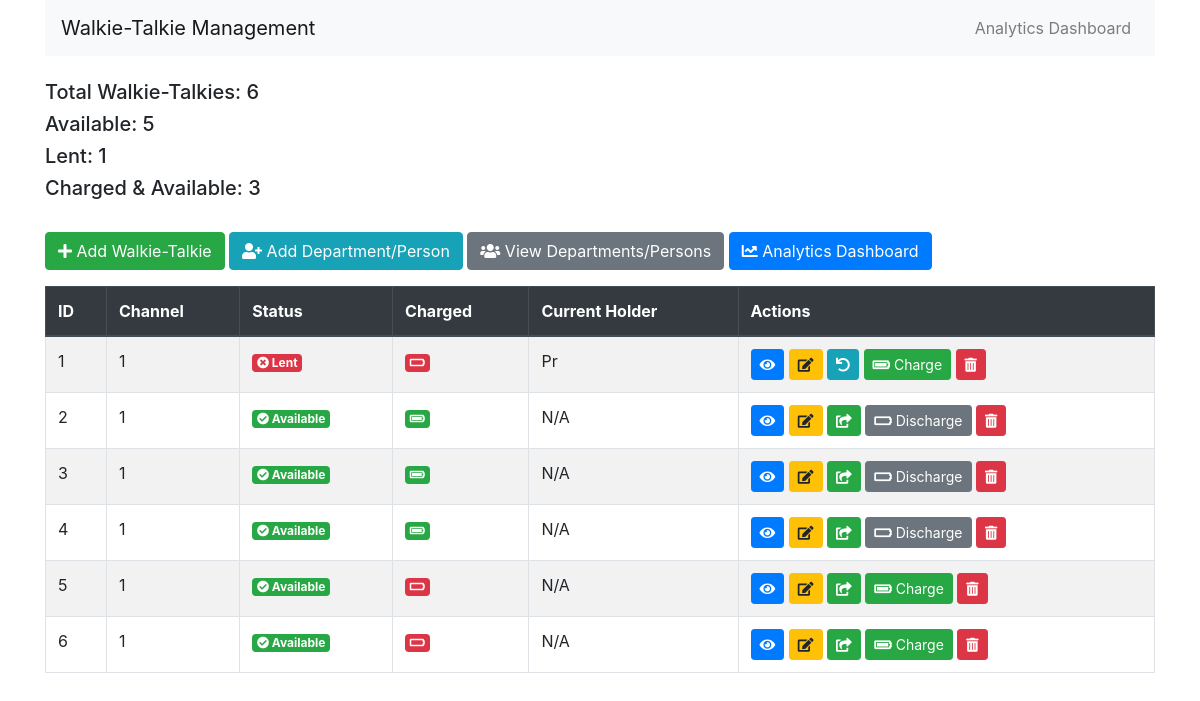
Before: / with the older database file.
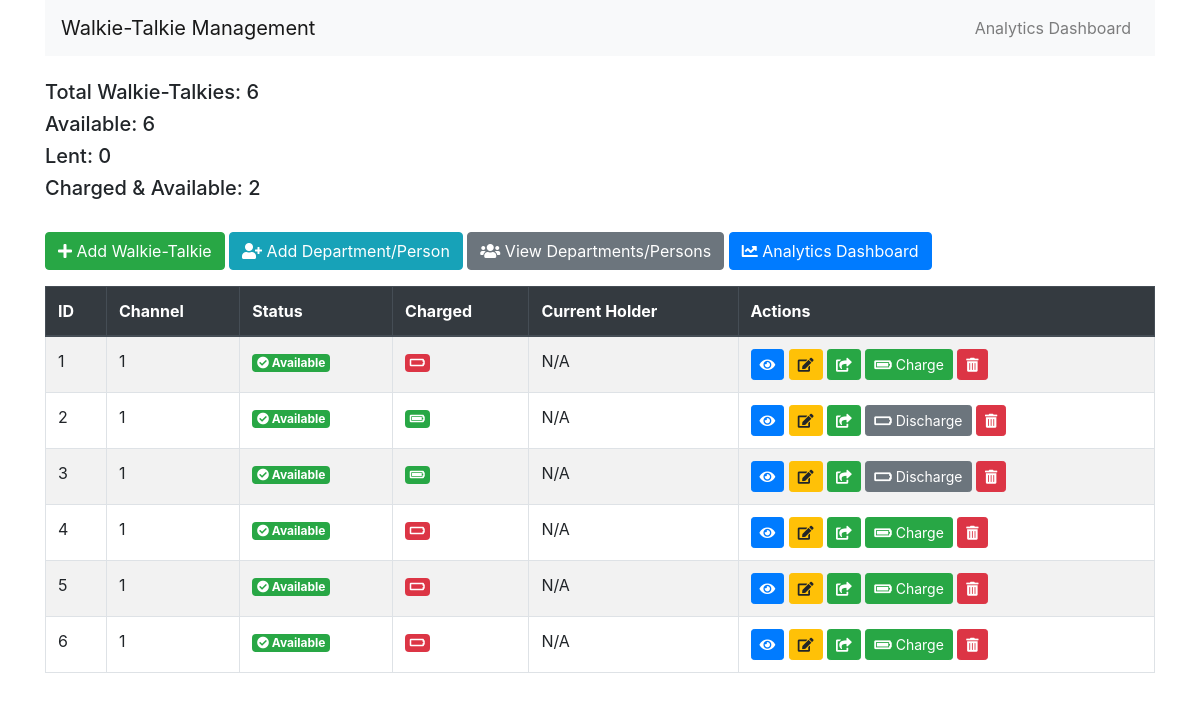
After: the same page with the newer database file.
### models.py (models this page shows)
class WalkieTalkie(db.Model):
    id = db.Column(db.Integer, primary_key=True)
    channel = db.Column(db.Integer, nullable=True, default=1)
    is_lent = db.Column(db.Boolean, default=False)
    current_holder = db.Column(db.String(100), nullable=True)
    is_charged = db.Column(db.Boolean, default=False)  # Default is now False (discharged)
    rental_history = db.relationship('Rental', backref='walkie_talkie', lazy=True)
    rental_history = db.relationship('Rental', backref='walkie_talkie', lazy=True)

### routes.py (the view)
@app.route('/')
def index():
    walkie_talkies = WalkieTalkie.query.all()
    total_wt = len(walkie_talkies)
    available_wt = WalkieTalkie.query.filter_by(is_lent=False).count()
    lent_wt = WalkieTalkie.query.filter_by(is_lent=True).count()
    charged_wt = WalkieTalkie.query.filter_by(is_lent=False, is_charged=True).count()
    return render_template('index.html', walkie_talkies=walkie_talkies, total_wt=total_wt,
                           available_wt=available_wt, lent_wt=lent_wt, charged_wt=charged_wt)

### templates/index.html (shortened to what this page needs)
{% extends 'base.html' %}
{% block content %}
<div class="row mb-4">
    <div class="col">
        <h5>Total Walkie-Talkies: {{ total_wt }}</h5>
        <h5>Available: {{ available_wt }}</h5>
        <h5>Lent: {{ lent_wt }}</h5>
        <h5>Charged & Available: {{ charged_wt }}</h5>
    </div>
</div>
<div class="mb-3">
    <a href="{{ url_for('add_walkie_talkie') }}" class="btn btn-success">
        <i class="fas fa-plus"></i> Add Walkie-Talkie
    </a>
    <a href="{{ url_for('add_department') }}" class="btn btn-info">
        <i class="fas fa-user-plus"></i> Add Department/Person
    </a>
    <a href="{{ url_for('departments') }}" class="btn btn-secondary">
        <i class="fas fa-users"></i> View Departments/Persons
    </a>
    <a href="{{ url_for('analytics') }}" class="btn btn-primary">
        <i class="fas fa-chart-line"></i> Analytics Dashboard
    </a>
</div>
<table class="table table-striped table-bordered">
    <thead class="thead-dark">
        <tr>
            <th>ID</th>
            <th>Channel</th>
            <th>Status</th>
            <th>Charged</th>
            <th>Current Holder</th>
            <th>Actions</th>
        </tr>
    </thead>
    <tbody>
        {% for wt in walkie_talkies %}
        <tr class="{% if wt.is_lent %}lent-row{% endif %}">
            <td>{{ wt.id }}</td>
            <td>{{ wt.channel }}</td>
            <td>
                {% if wt.is_lent %}
                    <span class="badge badge-danger" data-toggle="tooltip" title="Lent to {{ wt.current_holder }}">
                        <i class="fas fa-times-circle"></i> Lent
                    </span>
                {% else %}
                    <span class="badge badge-success" data-toggle="tooltip" title="Available for lending">
                        <i class="fas fa-check-circle"></i> Available
                    </span>
                {% endif %}
            </td>
            <td>
                {% if wt.is_charged %}
                    <span class="badge badge-success" data-toggle="tooltip" title="Fully Charged">
                        <i class="fas fa-battery-full"></i>
                    </span>
                {% else %}
                    <span class="badge badge-danger" data-toggle="tooltip" title="Not Charged">
                        <i class="fas fa-battery-empty"></i>
                    </span>
                {% endif %}
            </td>
            <td>{{ wt.current_holder or 'N/A' }}</td>
            <td>
                <a href="{{ url_for('view_walkie_talkie', wt_id=wt.id) }}" class="btn btn-sm btn-primary" data-toggle="tooltip" title="View Details">
                    <i class="fas fa-eye"></i>
                </a>
                <a href="{{ url_for('edit_walkie_talkie', wt_id=wt.id) }}" class="btn btn-sm btn-warning" data-toggle="tooltip" title="Edit">
                    <i class="fas fa-edit"></i>
                </a>
                {% if not wt.is_lent %}
                    <a href="{{ url_for('lend_walkie_talkie', wt_id=wt.id) }}" class="btn btn-sm btn-success" data-toggle="tooltip" title="Lend">
                        <i class="fas fa-share-square"></i>
                    </a>
                {% else %}
                    <a href="{{ url_for('return_walkie_talkie', wt_id=wt.id) }}" class="btn btn-sm btn-info" data-toggle="tooltip" title="Return">
                        <i class="fas fa-undo"></i>
                    </a>
                {% endif %}
                <form action="{{ url_for('toggle_charge_status', wt_id=wt.id) }}" method="post" style="display:inline;">
                    <button type="submit" class="btn btn-sm {% if wt.is_charged %}btn-secondary{% else %}btn-success{% endif %}" data-toggle="tooltip" title="Toggle Charge Status">
                        {% if wt.is_charged %}
                            <i class="fas fa-battery-empty"></i> Discharge
                        {% else %}
                            <i class="fas fa-battery-full"></i> Charge
                        {% endif %}
                    </button>
                </form>
                <form action="{{ url_for('delete_walkie_talkie', wt_id=wt.id) }}" method="post" style="display:inline;">
                    <button type="submit" class="btn btn-sm btn-danger" onclick="return confirm('Are you sure you want to delete this walkie-talkie?');" data-toggle="tooltip" title="Delete">
                        <i class="fas fa-trash-alt"></i>
                    </button>
                </form>
            </td>
        </tr>
        {% endfor %}
    </tbody>
</table>
{% endblock %}

### templates/base.html (shortened to what this page needs)
<!DOCTYPE html>
<html>
<head>
    <link rel="stylesheet"
          href="https://maxcdn.bootstrapcdn.com/bootstrap/4.5.2/css/bootstrap.min.css">
    <link rel="stylesheet" href="https://cdnjs.cloudflare.com/ajax/libs/font-awesome/5.15.1/css/all.min.css">
</head>
<body>
    <div class="container">
        <nav class="navbar navbar-expand-lg navbar-light bg-light mb-4">
            <a class="navbar-brand" href="{{ url_for('index') }}">Walkie-Talkie Management</a>
            <div class="collapse navbar-collapse">
                <ul class="navbar-nav ml-auto">
                    <li class="nav-item">
                        <a class="nav-link" href="{{ url_for('analytics') }}">Analytics Dashboard</a>
                    </li>
                </ul>
            </div>
        </nav>
        {% block content %}{% endblock %}
    </div>
</body>
</html>

Changed rows visible on the page:
changed WalkieTalkie id 1: current_holder "Pr" → "N/A"; is_lent "Lent" → "Available"
changed WalkieTalkie id 4: is_charged "Discharge" → "Charge"
Other visible differences:
{{ available_wt }}: "5" → "6"
{{ lent_wt }}: "1" → "0"
{{ charged_wt }}: "3" → "2"
